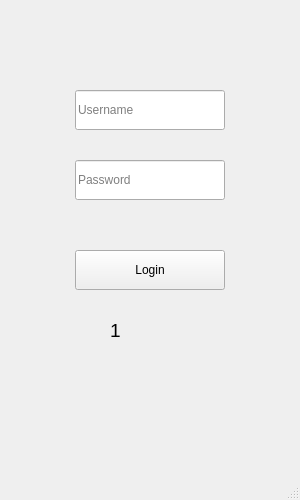
<?xml version="1.0" encoding="UTF-8"?>
<ui version="4.0">
 <class>AuthWindow</class>
 <widget class="QMainWindow" name="AuthWindow">
  <property name="geometry">
   <rect>
    <x>0</x>
    <y>0</y>
    <width>300</width>
    <height>500</height>
   </rect>
  </property>
  <property name="sizePolicy">
   <sizepolicy hsizetype="Fixed" vsizetype="Fixed">
    <horstretch>0</horstretch>
    <verstretch>0</verstretch>
   </sizepolicy>
  </property>
  <property name="minimumSize">
   <size>
    <width>300</width>
    <height>0</height>
   </size>
  </property>
  <property name="maximumSize">
   <size>
    <width>300</width>
    <height>16777215</height>
   </size>
  </property>
  <property name="windowTitle">
   <string>AuthWindow</string>
  </property>
  <widget class="QWidget" name="centralwidget">
   <widget class="QPushButton" name="pushButton">
    <property name="geometry">
     <rect>
      <x>75</x>
      <y>250</y>
      <width>150</width>
      <height>40</height>
     </rect>
    </property>
    <property name="text">
     <string>Login</string>
    </property>
   </widget>
   <widget class="QLabel" name="label">
    <property name="geometry">
     <rect>
      <x>110</x>
      <y>320</y>
      <width>81</width>
      <height>21</height>
     </rect>
    </property>
    <property name="font">
     <font>
      <pointsize>14</pointsize>
     </font>
    </property>
    <property name="text">
     <string>1</string>
    </property>
   </widget>
   <widget class="QLineEdit" name="lineEdit">
    <property name="geometry">
     <rect>
      <x>75</x>
      <y>90</y>
      <width>150</width>
      <height>40</height>
     </rect>
    </property>
    <property name="sizePolicy">
     <sizepolicy hsizetype="Fixed" vsizetype="Fixed">
      <horstretch>0</horstretch>
      <verstretch>0</verstretch>
     </sizepolicy>
    </property>
    <property name="autoFillBackground">
     <bool>false</bool>
    </property>
    <property name="locale">
     <locale language="English" country="UnitedStates"/>
    </property>
    <property name="placeholderText">
     <string>Username</string>
    </property>
   </widget>
   <widget class="QLineEdit" name="lineEdit_2">
    <property name="geometry">
     <rect>
      <x>75</x>
      <y>160</y>
      <width>150</width>
      <height>40</height>
     </rect>
    </property>
    <property name="sizePolicy">
     <sizepolicy hsizetype="Fixed" vsizetype="Fixed">
      <horstretch>0</horstretch>
      <verstretch>0</verstretch>
     </sizepolicy>
    </property>
    <property name="placeholderText">
     <string>Password</string>
    </property>
   </widget>
  </widget>
  <widget class="QMenuBar" name="menubar">
   <property name="geometry">
    <rect>
     <x>0</x>
     <y>0</y>
     <width>300</width>
     <height>26</height>
    </rect>
   </property>
  </widget>
  <widget class="QStatusBar" name="statusbar"/>
 </widget>
 <resources/>
 <connections/>
</ui>
